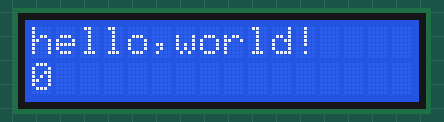
A sketch run on a simulated Arduino Mega 2560, built with avr-gcc and run on an emulated ATmega2560. Shown: 16×2 character LCD.

Above: at 0.1 s.
At 4.1 s:
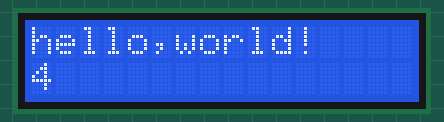
At 9.1 s:
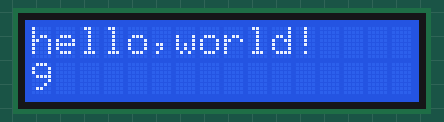
At 19.1 s:
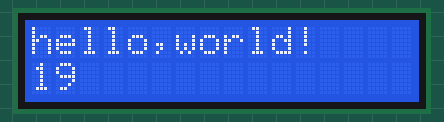
At 29.1 s:
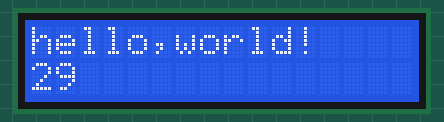
At 39.1 s:
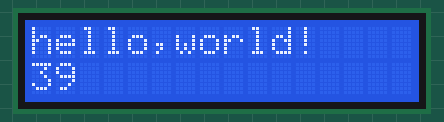

The sketch:

lcd.ino
```cpp
#include <LiquidCrystal.h>
LiquidCrystal lcd(32, 30, 28, 26, 24, 22); //定义脚位
void setup()
{
  lcd.begin(16, 2); //设置LCD显示的数目。16 X 2：16格2行。
  lcd.print("hello,world!"); //将hello,world!显示在LCD上
}
void loop()
{
  lcd.setCursor(0, 1); //将闪烁的光标设置到column 0, line 1 (注释：从0开始数起，line 0是显示第一行，line 1是第二行。)
  lcd.print(millis() / 1000); //开机后屏幕现实以秒几时的时间
}
```

Measured:
- what the display in image 1 shows lasts 1.0 s, from 4.0 s to 5.0 s
